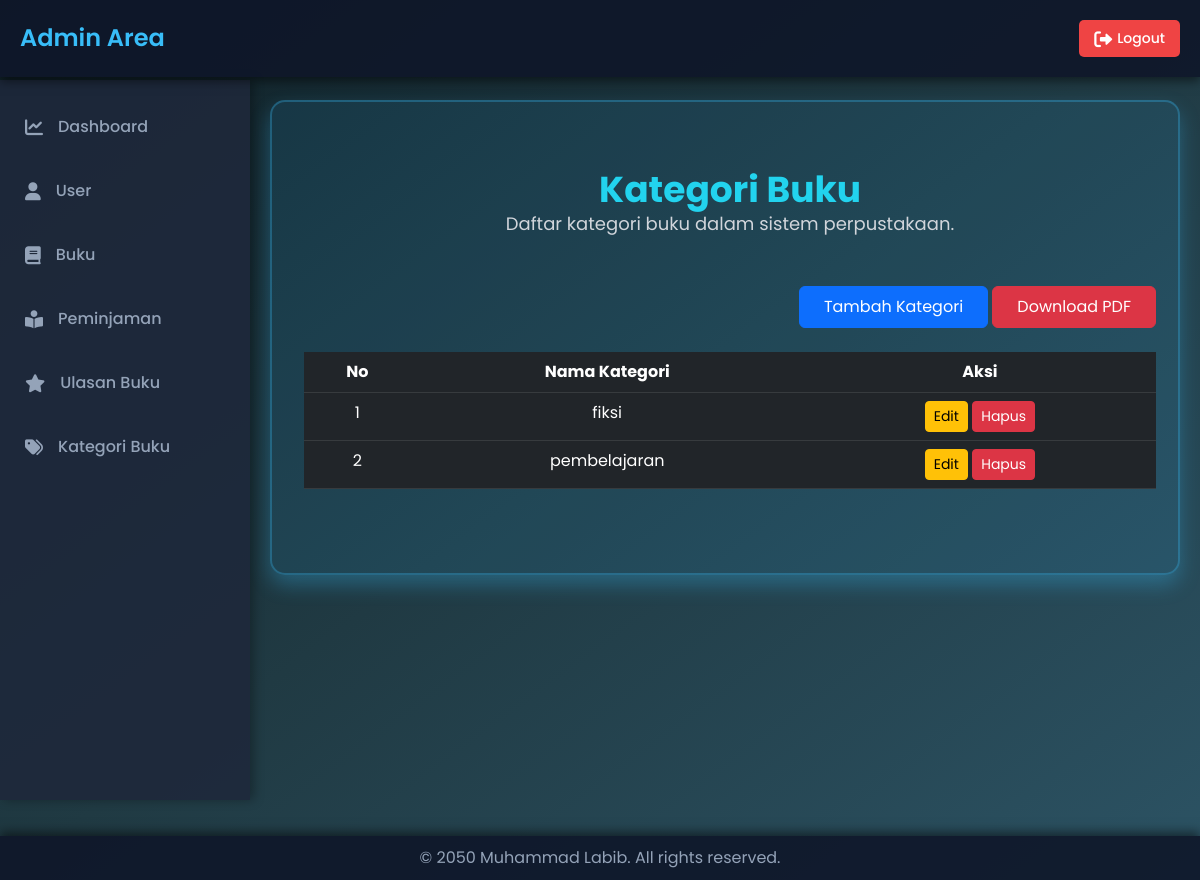
Screenshot of /admin/index.php?hal=kategoribuku (signed in) with the database file from the repository.
### tables this page shows
CREATE TABLE `labib_kategoribuku` (
  `kategoriid` int(11) NOT NULL,
  `namakategori` varchar(255) NOT NULL
);

### admin/konten.php (called while the page is built, shortened)
<?php
class PageManager {
    private static $allowedPages = array(
        "dashboard",
        "user",
        "user_tambah",
        "user_edit",
        "user_hapus",
        "buku",
        "buku_tambah",
        "buku_edit",
        "buku_hapus",
        "kategoribuku",
        "kategoribuku_edit",
        "kategoribuku_tambah",
        "kategoribuku_hapus",
        "ulasan",
        "ulasan_hapus",
        "peminjaman",
        "peminjaman_hapus"
    );
    public static function getPage() {
        return isset($_GET['hal']) && self::isValidPage($_GET['hal']) ? $_GET['hal'] : "dashboard";
    }
    private static function isValidPage($page) {
        return in_array($page, self::$allowedPages);
    }
}
$hal = PageManager::getPage();
include "content_$hal.php";
?>

### admin/content_kategoribuku.php (the view, shortened to what this page needs)
<?php
$query = "SELECT * FROM labib_kategoribuku";
$result = mysqli_query($conn, $query);
?>
<!DOCTYPE html>
<html lang="id">
<head>
</head>
<body>
<div class="container py-5">
    <div class="text-center mb-5">
        <h1 class="text-4xl font-bold text-cyan-400">Kategori Buku</h1>
        <p class="text-lg text-gray-300">Daftar kategori buku dalam sistem perpustakaan.</p>
    </div>
    <div class="mb-4 text-end">
        <a href="?hal=kategoribuku_tambah" class="btn btn-primary px-4 py-2">Tambah Kategori</a>
        <button onclick="exportPDF()" class="btn btn-danger px-4 py-2">Download PDF</button>
    </div>
    <div class="table-responsive">
        <table class="table table-dark table-hover" id="kategoriTable">
            <thead>
                <tr>
                    <th>No</th>
                    <th>Nama Kategori</th>
                    <th>Aksi</th>
                </tr>
            </thead>
            <tbody>
                <?php
                $no = 1;
                while ($row = mysqli_fetch_assoc($result)) {
                    echo "<tr>";
                    echo "<td>" . $no++ . "</td>";
                    echo "<td>" . htmlspecialchars($row['namakategori']) . "</td>";
                    echo "<td>
                            <a href='?hal=kategoribuku_edit&id=" . $row['kategoriid'] . "' class='btn btn-sm btn-warning'>Edit</a>
                            <a href='?hal=kategoribuku_hapus&id=" . $row['kategoriid'] . "' class='btn btn-sm btn-danger' onclick='return confirm(\"Apakah Anda yakin ingin menghapus kategori ini?\")'>Hapus</a>
                          </td>";
                    echo "</tr>";
                }
                ?>
            </tbody>
        </table>
    </div>
</div>
</body>
</html>

### admin/index.php (style rules this page uses)
body { font-family: 'Poppins', sans-serif; margin: 0; padding: 0; background: linear-gradient(to bottom right, #0f2027, #203a43, #2c5364); color: #ffffff; overflow-x: hidden; }

### rows the page displays
labib_kategoribuku: namakategori "fiksi"
labib_kategoribuku: namakategori "pembelajaran"
